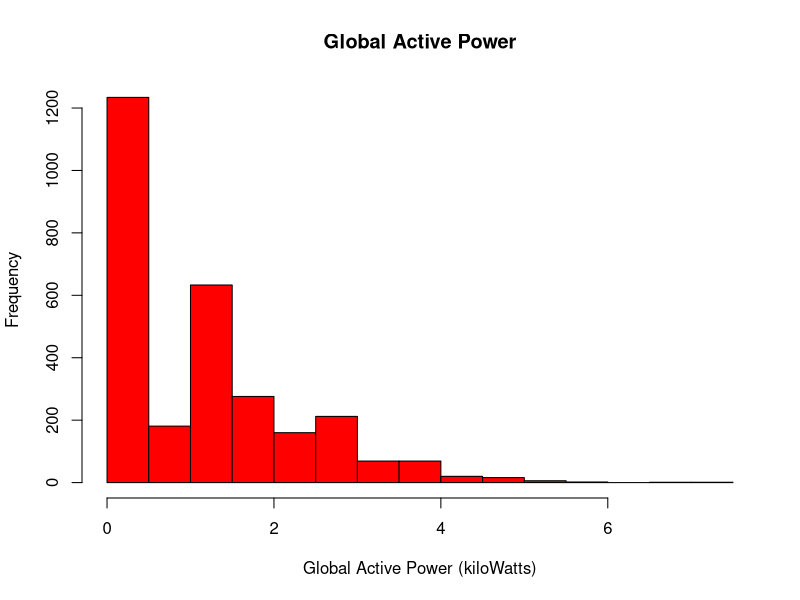

Write the R code that produced this figure.
# Read data for plotting from prepared CSV file
powerdata <- read.csv("powerdata.csv", header=T, sep=",", stringsAsFactors=F)
# DateTime needs to be formatted appropriately
powerdata$DateTime <-strptime(powerdata$DateTime, "%Y-%m-%d %T")
attach(powerdata)
# Plot a histoframm
png("plot1.png")
hist(Global_active_power, col="Red", main="Global Active Power",xlab="Global Active Power (kiloWatts)")
dev.off()
detach(powerdata)
rm("powerdata")
